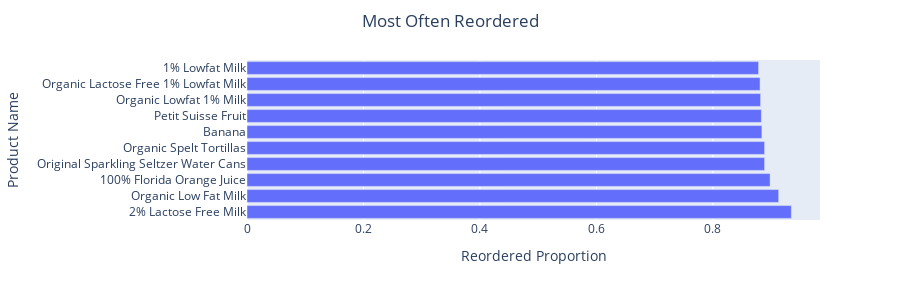

Notebook code cell kept with this figure:
### Code cell
df = train.groupby("product_id")["reordered"].sum().reset_index()
df = pd.merge(df, products[['product_id', 'product_name']], how='left', on=['product_id'])
df['count'] = train.groupby("product_id")["reordered"].count().reset_index()["reordered"]
df['mean'] = df['reordered']/df['count']
df = df[df['count']>40]
df.sort_values(by='mean', ascending=False, inplace=True)
df = df.head(10)
often_reordered = px.bar(df,x='mean',y='product_name',labels={"mean":"Reordered Proportion", "product_name":"Product Name"},height=300)
often_reordered.update_layout(
    title={
        'text': "Most Often Reordered",
        'y':0.95,
        'x':0.5,
        'xanchor': 'center',
        'yanchor': 'top'})

often_reordered.show()

### Figure 1 — Plotly figure (JSON) as saved in the notebook; plotly's stock layout.template omitted (floating-point values rounded to 4 significant figures)
{"data": [{"alignmentgroup": "True", "hovertemplate": "Reordered Proportion=%{x}<br>Product Name=%{y}<extra></extra>", "legendgroup": "", "marker": {"color": "#636efa", "pattern": {"shape": ""}}, "name": "", "offsetgroup": "", "orientation": "h", "showlegend": false, "textposition": "auto", "type": "bar", "x": [0.9348, 0.913, 0.8983, 0.8889, 0.8889, 0.8842, 0.8833, 0.882, 0.881, 0.8785], "xaxis": "x", "y": ["2% Lactose Free Milk", "Organic Low Fat Milk", "100% Florida Orange Juice", "Original Sparkling Seltzer Water Cans", "Organic Spelt Tortillas", "Banana", "Petit Suisse Fruit", "Organic Lowfat 1% Milk", "Organic Lactose Free 1% Lowfat Milk", "1% Lowfat Milk"], "yaxis": "y"}], "layout": {"barmode": "relative", "height": 300, "legend": {"tracegroupgap": 0}, "margin": {"t": 60}, "title": {"text": "Most Often Reordered", "x": 0.5, "xanchor": "center", "y": 0.95, "yanchor": "top"}, "xaxis": {"anchor": "y", "domain": [0, 1], "title": {"text": "Reordered Proportion"}}, "yaxis": {"anchor": "x", "domain": [0, 1], "title": {"text": "Product Name"}}}}
